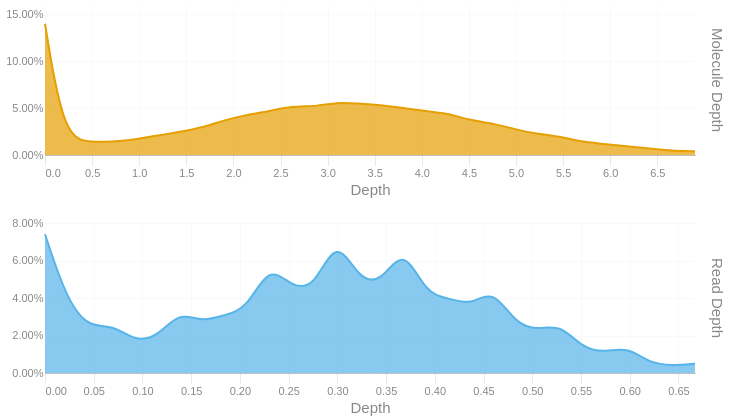

Notebook code for this chart:
### Code cell
readdep = depth_hist(tb['Read Depth'], q99, 3)
readdep = readdep.with_columns(pl.lit('Read Depth').alias('Metric'))
if not SKIPLR:
    moldep = depth_hist(tb['Molecule Depth'], mol_q99, 1)
    moldep = moldep.with_columns(pl.lit('Molecule Depth').alias('Metric'))
    _hist = pl.concat([readdep, moldep])
    _hist = _hist.filter(pl.col('Proportion') != 0)
    with SafeRender(_hist):
        (
            alt.Chart(_hist)        
            .mark_area(interpolate = "basis")
            .encode(
                x=alt.X('Bin:Q').scale(domainMin=0).axis(alt.Axis(title='Depth')),
                y = alt.Y('Proportion:Q', title = None).axis(format = '.2%'),
                color = alt.Color('Metric:N').legend(None),
                row = alt.Row("Metric:N").header(title = None, labelOrient = 'right'),
                tooltip = [
                    alt.Tooltip("Metric:N", title = "Metric"),
                    alt.Tooltip('Interval:N', title = "Depth Interval"),
                    alt.Tooltip('Proportion:Q', title = "% Alignments").format('.2%')
                ]
            )
            .resolve_scale(x='independent', y='independent')
            .properties(
                height = 150, width = 650,
                usermeta={'embedOptions': {'downloadFileName': f'{samplename}.depth.hist'}}
            )
        ).display()
else:
    readdep = readdep.filter(pl.col('Proportion') != 0)
    with SafeRender(readdep):
        (
            alt.Chart(readdep)        
            .mark_area(interpolate = "basis")
            .encode(
                x=alt.X('Bin:Q').scale(domainMin=0).axis(alt.Axis(title='Depth')),
                y = alt.Y('Proportion:Q', title = None).axis(format = '.2%'),
                tooltip = [
                    alt.Tooltip('Interval:N', title = "Depth Interval"),
                    alt.Tooltip('Proportion:Q', title = "% Alignments").format('.2%')
                ]
            )
            .properties(
                usermeta={'embedOptions': {'downloadFileName': f'{samplename}.depth.hist'}}
            )
        ).display()

### Figure 1 — Vega-Lite specification as saved in the notebook (floating-point values rounded to 4 significant figures)
{"width": 650, "height": 150, "config": {"title": {"anchor": "start", "dy": -15, "fontSize": 18, "color": "#888888", "subtitleColor": "#888888", "subtitleFontSize": 14}, "arc": {"fill": "#0072B2"}, "axis": {"domainColor": "#888888", "domainWidth": 0.5, "gridWidth": 0.2, "grid": false, "titleFontWeight": 400, "titleFontSize": 15, "labelFontSize": 11, "labelColor": "#888888", "tickColor": "#888888", "tickWidth": 0.2, "titleColor": "#888888"}, "axisBand": {"grid": false}, "axisX": {"grid": true, "tickSize": 10, "domainCap": "round"}, "axisY": {"domain": false, "grid": true, "tickSize": 0, "domainCap": "round"}, "background": "transparent", "header": {"labelFontSize": 15, "labelColor": "#888888", "titleFontSize": 15, "titleFontWeight": 600, "titleColor": "#888888"}, "legend": {"labelFont": "sans-serif", "labelFontSize": 12, "labelColor": "#888888", "symbolSize": 100, "symbolType": "circle", "titleFontSize": 12, "titlePadding": 10, "titleColor": "#888888", "title": null}, "range": {"category": ["#E69F00", "#56B4E9", "#009E73", "#F0E442", "#0072B2", "#D55E00", "#CC79A7", "#000000"], "diverging": ["#cfe8f3", "#a2d4ec", "#73bfe2", "#46abdb", "#1696d2", "#12719e"]}, "area": {"fill": "#0072B2", "fillOpacity": 0.7, "line": true, "strokeOpacity": 0.7}, "line": {"color": "#0072B2", "stroke": "#0072B2", "strokeWidth": 2}, "trail": {"color": "#0072B2", "stroke": "#0072B2", "strokeWidth": 0, "size": 1}, "point": {"filled": true, "fillOpacity": 1.0, "size": 95}, "text": {"color": "#888888", "fontSize": 11, "align": "right", "fontWeight": 400, "size": 11}, "bar": {"fill": "#0072B2", "stroke": null}, "view": {"stroke": null, "continuousWidth": 660, "continuousHeight": 400}}, "data": {"name": "data-9e53e7d0250e0f7760d46774819d286c"}, "mark": {"type": "area", "interpolate": "basis"}, "encoding": {"color": {"field": "Metric", "legend": null, "type": "nominal"}, "row": {"field": "Metric", "header": {"title": null, "labelOrient": "right"}, "type": "nominal"}, "tooltip": [{"field": "Metric", "title": "Metric", "type": "nominal"}, {"field": "Interval", "title": "Depth Interval", "type": "nominal"}, {"field": "Proportion", "format": ".2%", "title": "% Alignments", "type": "quantitative"}], "x": {"axis": {"title": "Depth"}, "field": "Bin", "scale": {"domainMin": 0}, "type": "quantitative"}, "y": {"axis": {"format": ".2%"}, "field": "Proportion", "title": null, "type": "quantitative"}}, "resolve": {"scale": {"x": "independent", "y": "independent"}}, "usermeta": {"embedOptions": {"downloadFileName": "TF26LRJL0039_50B_L_10484332_23Y22YLT4_L7.depth.hist"}}, "$schema": "https://vega.github.io/schema/vega-lite/v6.4.1.json", "datasets": {"data-9e53e7d0250e0f7760d46774819d286c": [{"Bin": 0.0, "Interval": "0.0-0.023", "Proportion": 0.074, "Metric": "Read Depth"}, {"Bin": 0.023, "Interval": "0.023-0.046", "Proportion": 0.038, "Metric": "Read Depth"}, {"Bin": 0.046, "Interval": "0.046-0.069", "Proportion": 0.024, "Metric": "Read Depth"}, {"Bin": 0.069, "Interval": "0.069-0.092", "Proportion": 0.026, "Metric": "Read Depth"}, {"Bin": 0.092, "Interval": "0.092-0.115", "Proportion": 0.017, "Metric": "Read Depth"}, {"Bin": 0.115, "Interval": "0.115-0.138", "Proportion": 0.019, "Metric": "Read Depth"}, {"Bin": 0.138, "Interval": "0.138-0.161", "Proportion": 0.033, "Metric": "Read Depth"}, {"Bin": 0.161, "Interval": "0.161-0.184", "Proportion": 0.027, "Metric": "Read Depth"}, {"Bin": 0.184, "Interval": "0.184-0.207", "Proportion": 0.031, "Metric": "Read Depth"}, {"Bin": 0.207, "Interval": "0.207-0.23", "Proportion": 0.034, "Metric": "Read Depth"}, {"Bin": 0.23, "Interval": "0.23-0.253", "Proportion": 0.058, "Metric": "Read Depth"}, {"Bin": 0.253, "Interval": "0.253-0.276", "Proportion": 0.046, "Metric": "Read Depth"}, {"Bin": 0.276, "Interval": "0.276-0.299", "Proportion": 0.045, "Metric": "Read Depth"}, {"Bin": 0.299, "Interval": "0.299-0.322", "Proportion": 0.073, "Metric": "Read Depth"}, {"Bin": 0.322, "Interval": "0.322-0.345", "Proportion": 0.05, "Metric": "Read Depth"}, {"Bin": 0.345, "Interval": "0.345-0.368", "Proportion": 0.048, "Metric": "Read Depth"}, {"Bin": 0.368, "Interval": "0.368-0.391", "Proportion": 0.068, "Metric": "Read Depth"}, {"Bin": 0.391, "Interval": "0.391-0.414", "Proportion": 0.042, "Metric": "Read Depth"}, {"Bin": 0.414, "Interval": "0.414-0.437", "Proportion": 0.04, "Metric": "Read Depth"}, {"Bin": 0.437, "Interval": "0.437-0.46", "Proportion": 0.036, "Metric": "Read Depth"}, {"Bin": 0.46, "Interval": "0.46-0.483", "Proportion": 0.045, "Metric": "Read Depth"}, {"Bin": 0.483, "Interval": "0.483-0.506", "Proportion": 0.026, "Metric": "Read Depth"}, {"Bin": 0.506, "Interval": "0.506-0.529", "Proportion": 0.023, "Metric": "Read Depth"}, {"Bin": 0.529, "Interval": "0.529-0.552", "Proportion": 0.026, "Metric": "Read Depth"}, {"Bin": 0.552, "Interval": "0.552-0.575", "Proportion": 0.013, "Metric": "Read Depth"}, {"Bin": 0.575, "Interval": "0.575-0.598", "Proportion": 0.011, "Metric": "Read Depth"}, {"Bin": 0.598, "Interval": "0.598-0.621", "Proportion": 0.014, "Metric": "Read Depth"}, {"Bin": 0.621, "Interval": "0.621-0.644", "Proportion": 0.005, "Metric": "Read Depth"}, {"Bin": 0.644, "Interval": "0.644-0.667", "Proportion": 0.004, "Metric": "Read Depth"}, {"Bin": 0.667, "Interval": "0.667-0.69", "Proportion": 0.005, "Metric": "Read Depth"}, {"Bin": 0.0, "Interval": "0.0-0.2", "Proportion": 0.14, "Metric": "Molecule Depth"}, {"Bin": 0.2, "Interval": "0.2-0.5", "Proportion": 0.017, "Metric": "Molecule Depth"}, {"Bin": 0.5, "Interval": "0.5-0.7", "Proportion": 0.014, "Metric": "Molecule Depth"}, {"Bin": 0.7, "Interval": "0.7-1.0", "Proportion": 0.014, "Metric": "Molecule Depth"}, {"Bin": 1.0, "Interval": "1.0-1.2", "Proportion": 0.017, "Metric": "Molecule Depth"}, {"Bin": 1.2, "Interval": "1.2-1.4", "Proportion": 0.021, "Metric": "Molecule Depth"}, {"Bin": 1.4, "Interval": "1.4-1.7", "Proportion": 0.024, "Metric": "Molecule Depth"}, {"Bin": 1.7, "Interval": "1.7-1.9", "Proportion": 0.03, "Metric": "Molecule Depth"}, {"Bin": 1.9, "Interval": "1.9-2.1", "Proportion": 0.037, "Metric": "Molecule Depth"}, {"Bin": 2.1, "Interval": "2.1-2.4", "Proportion": 0.042, "Metric": "Molecule Depth"}, {"Bin": 2.4, "Interval": "2.4-2.6", "Proportion": 0.047, "Metric": "Molecule Depth"}, {"Bin": 2.6, "Interval": "2.6-2.9", "Proportion": 0.052, "Metric": "Molecule Depth"}, {"Bin": 2.9, "Interval": "2.9-3.1", "Proportion": 0.052, "Metric": "Molecule Depth"}, {"Bin": 3.1, "Interval": "3.1-3.3", "Proportion": 0.056, "Metric": "Molecule Depth"}, {"Bin": 3.3, "Interval": "3.3-3.6", "Proportion": 0.055, "Metric": "Molecule Depth"}, {"Bin": 3.6, "Interval": "3.6-3.8", "Proportion": 0.053, "Metric": "Molecule Depth"}, {"Bin": 3.8, "Interval": "3.8-4.1", "Proportion": 0.05, "Metric": "Molecule Depth"}, {"Bin": 4.1, "Interval": "4.1-4.3", "Proportion": 0.046, "Metric": "Molecule Depth"}, {"Bin": 4.3, "Interval": "4.3-4.5", "Proportion": 0.044, "Metric": "Molecule Depth"}, {"Bin": 4.5, "Interval": "4.5-4.8", "Proportion": 0.037, "Metric": "Molecule Depth"}, {"Bin": 4.8, "Interval": "4.8-5.0", "Proportion": 0.033, "Metric": "Molecule Depth"}, {"Bin": 5.0, "Interval": "5.0-5.2", "Proportion": 0.027, "Metric": "Molecule Depth"}, {"Bin": 5.2, "Interval": "5.2-5.5", "Proportion": 0.023, "Metric": "Molecule Depth"}, {"Bin": 5.5, "Interval": "5.5-5.7", "Proportion": 0.019, "Metric": "Molecule Depth"}, {"Bin": 5.7, "Interval": "5.7-6.0", "Proportion": 0.014, "Metric": "Molecule Depth"}, {"Bin": 6.0, "Interval": "6.0-6.2", "Proportion": 0.011, "Metric": "Molecule Depth"}, {"Bin": 6.2, "Interval": "6.2-6.4", "Proportion": 0.009, "Metric": "Molecule Depth"}, {"Bin": 6.4, "Interval": "6.4-6.7", "Proportion": 0.007, "Metric": "Molecule Depth"}, {"Bin": 6.7, "Interval": "6.7-6.9", "Proportion": 0.004, "Metric": "Molecule Depth"}, {"Bin": 6.9, "Interval": "6.9-7.15", "Proportion": 0.004, "Metric": "Molecule Depth"}]}}
